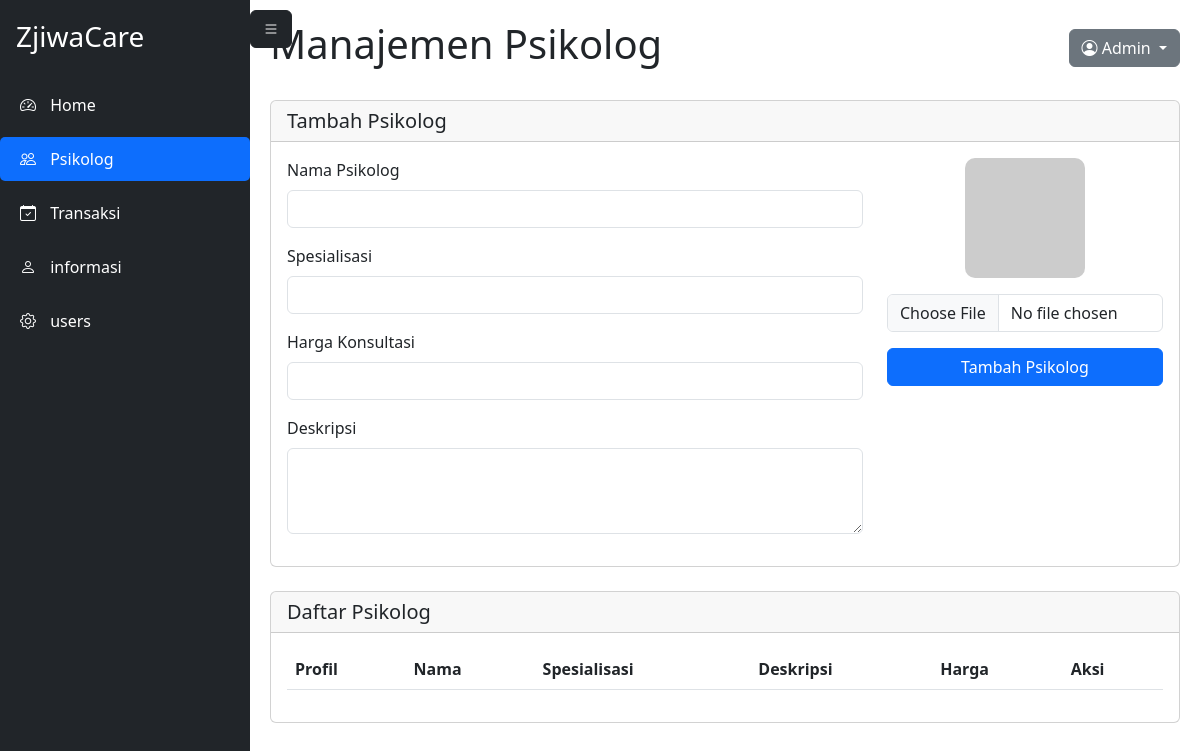
The page /ZjiwaCare/admin.php on the database as committed earlier.
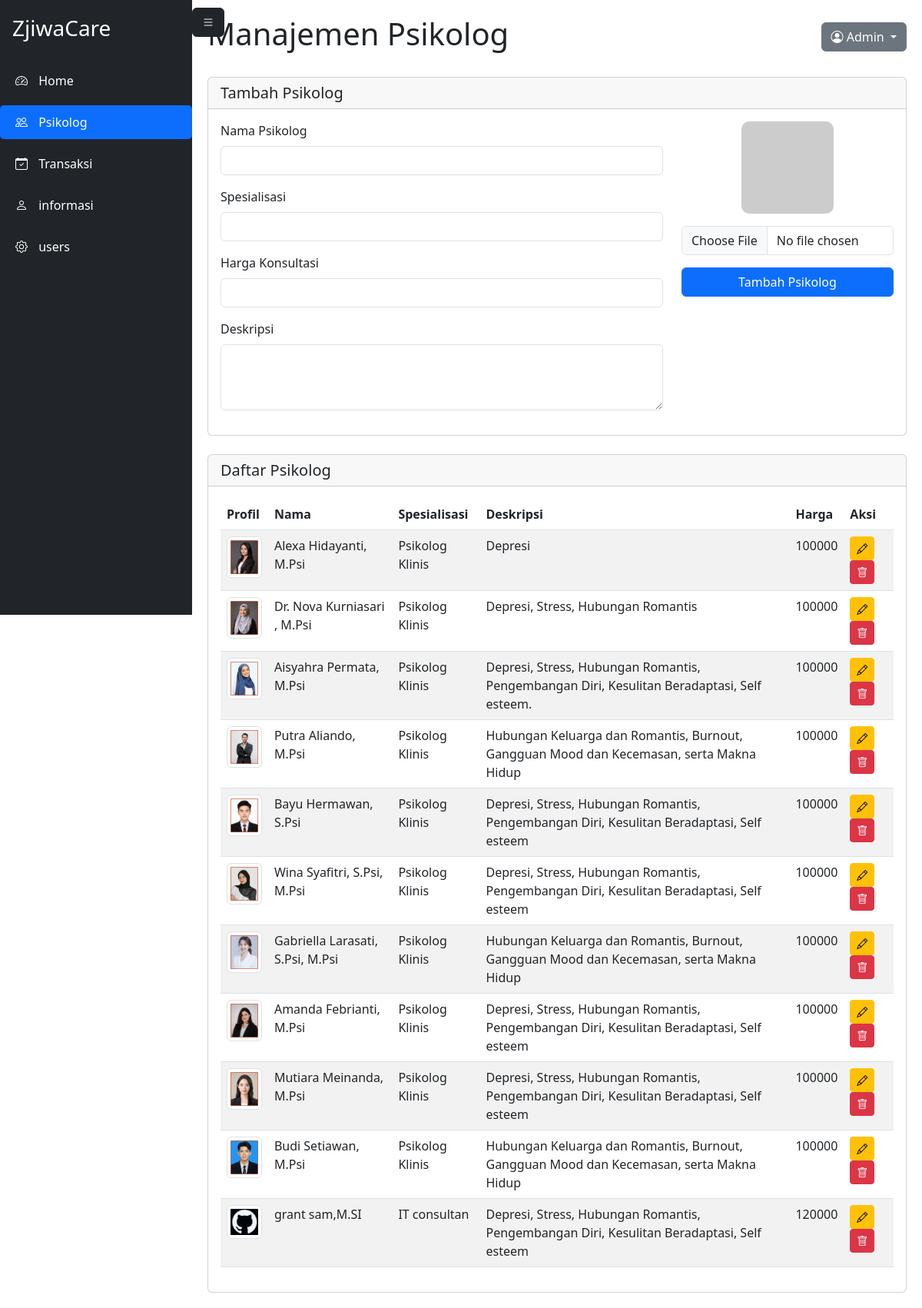
The same page on the database as committed later.
### tables this page shows
CREATE TABLE `psychologists` (
  `id` int(100) NOT NULL,
  `nama` varchar(100) NOT NULL,
  `spesialisasi` varchar(255) NOT NULL,
  `deskripsi` text NOT NULL,
  `harga` int(11) NOT NULL,
  `foto` varchar(255) NOT NULL
);

### ZjiwaCare/admin.php (the view, shortened to what the changed rows need)
<?php
include 'database.php';
$result = $db->query("SELECT * FROM psychologists");
?>
<!DOCTYPE html>
<html lang="id">
<head>
    <link href="https://cdn.jsdelivr.net/npm/bootstrap@5.3.0/dist/css/bootstrap.min.css" rel="stylesheet">
    <link href="https://cdn.jsdelivr.net/npm/bootstrap-icons@1.10.0/font/bootstrap-icons.css" rel="stylesheet">
</head>
<body>
    <main class="main-content">
        <div class="d-flex justify-content-between align-items-center mb-4">
            <h1>Manajemen Psikolog</h1>
        </div>
        <div class="card">
            <div class="card-body">
                <div class="table-responsive">
                    <table class="table table-striped">
                        <thead>
                            <tr>
                                <th>Profil</th>
                                <th>Nama</th>
                                <th>Spesialisasi</th>
                                <th>Deskripsi</th>
                                <th>Harga</th>
                                <th>Aksi</th>
                            </tr>
                        </thead>
                        <tbody>
                            <?php while ($row = $result->fetch_assoc()): ?>
                            <tr>
                                <td><img src="<?= htmlspecialchars($row['foto']) ?>" alt="Profil" class="img-thumbnail" width="50"></td>
                                <td><?= htmlspecialchars($row['nama']) ?></td>
                                <td><?= htmlspecialchars($row['spesialisasi']) ?></td>
                                <td><?= htmlspecialchars($row['deskripsi']) ?></td>
                                <td><?= htmlspecialchars($row['harga']) ?></td>
                                <td>
                                    <a href="?edit_id=<?= $row['id'] ?>" class="btn btn-warning btn-sm">
                                        <i class="bi bi-pencil"></i>
                                    </a>
                                    <form method="POST" class="d-inline">
                                        <button type="submit" name="delete" class="btn btn-danger btn-sm" onclick="return confirm('Yakin ingin menghapus?')">
                                            <i class="bi bi-trash"></i>
                                        </button>
                                    </form>
                                </td>
                            </tr>
                            <?php endwhile; ?>
                        </tbody>
                    </table>
                </div>
            </div>
        </div>
    </main>
</body>
</html>

Rows that differ between the two databases and show on the page:
added psychologists: foto (picture), nama "Alexa Hidayanti, M.Psi", spesialisasi "Psikolog Klinis", deskripsi "Depresi", harga "100000"
added psychologists: foto (picture), nama "Dr. Nova Kurniasari , M.Psi", spesialisasi "Psikolog Klinis", deskripsi "Depresi, Stress, Hubungan Romantis", harga "100000"
added psychologists: foto (picture), nama "Aisyahra Permata, M.Psi", spesialisasi "Psikolog Klinis", deskripsi "Depresi, Stress, Hubungan Romantis, Pengembangan Diri, Kesulitan Beradaptasi, Self esteem.", harga "100000"
added psychologists: foto (picture), nama "Putra Aliando, M.Psi", spesialisasi "Psikolog Klinis", deskripsi "Hubungan Keluarga dan Romantis, Burnout, Gangguan Mood dan Kecemasan, serta Makna Hidup", harga "100000"
added psychologists: foto (picture), nama "Bayu Hermawan, S.Psi", spesialisasi "Psikolog Klinis", deskripsi "Depresi, Stress, Hubungan Romantis, Pengembangan Diri, Kesulitan Beradaptasi, Self esteem", harga "100000"
added psychologists: foto (picture), nama "Wina Syafitri, S.Psi, M.Psi", spesialisasi "Psikolog Klinis", deskripsi "Depresi, Stress, Hubungan Romantis, Pengembangan Diri, Kesulitan Beradaptasi, Self esteem", harga "100000"
added psychologists: foto (picture), nama "Gabriella Larasati, S.Psi, M.Psi", spesialisasi "Psikolog Klinis", deskripsi "Hubungan Keluarga dan Romantis, Burnout, Gangguan Mood dan Kecemasan, serta Makna Hidup", harga "100000"
added psychologists: foto (picture), nama "Amanda Febrianti, M.Psi", spesialisasi "Psikolog Klinis", deskripsi "Depresi, Stress, Hubungan Romantis, Pengembangan Diri, Kesulitan Beradaptasi, Self esteem", harga "100000"
added psychologists: foto (picture), nama "Mutiara Meinanda, M.Psi", spesialisasi "Psikolog Klinis", deskripsi "Depresi, Stress, Hubungan Romantis, Pengembangan Diri, Kesulitan Beradaptasi, Self esteem", harga "100000"
added psychologists: foto (picture), nama "Budi Setiawan, M.Psi", spesialisasi "Psikolog Klinis", deskripsi "Hubungan Keluarga dan Romantis, Burnout, Gangguan Mood dan Kecemasan, serta Makna Hidup", harga "100000"
added psychologists: foto (picture), nama "grant sam,M.SI", spesialisasi "IT consultan", deskripsi "Depresi, Stress, Hubungan Romantis, Pengembangan Diri, Kesulitan Beradaptasi, Self esteem", harga "120000"
